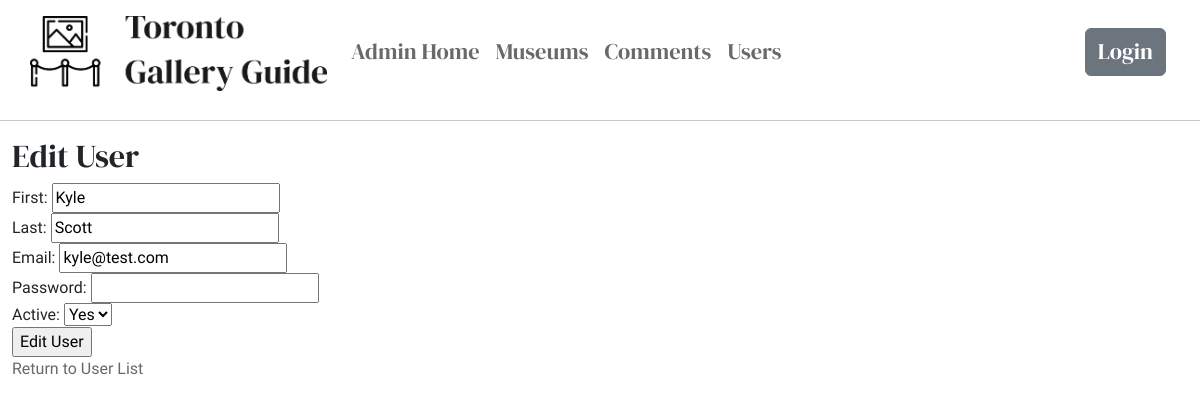
Screenshot of /admin/users_edit.php?id=3 (signed in) with the database file from the repository.
### tables this page shows
CREATE TABLE `users` (
  `id` int(10) UNSIGNED NOT NULL,
  `first` varchar(25) DEFAULT NULL,
  `last` varchar(25) DEFAULT NULL,
  `email` varchar(100) DEFAULT NULL,
  `password` varchar(100) DEFAULT NULL,
  `active` enum('Yes','No') NOT NULL DEFAULT 'Yes',
  `permission` tinyint(1) NOT NULL DEFAULT '0',
  `dateAdded` datetime NOT NULL DEFAULT CURRENT_TIMESTAMP ON UPDATE CURRENT_TIMESTAMP
);

### admin/users_edit.php (the view, shortened to what this page needs)
<?php
include( '../includes/database.php' );
if( isset( $_GET['id'] ) )
{
  $query = 'SELECT *
    FROM users
    WHERE id = '.$_GET['id'].'
    LIMIT 1';
  $result = mysqli_query( $connect, $query );
  $record = mysqli_fetch_assoc( $result );
}
include( '../includes/header.php' );
?>
<h2>Edit User</h2>
<form method="post">
  <label for="first">First:</label>
  <input type="text" name="first" id="first" value="<?php echo htmlentities( $record['first'] ); ?>">
  <br>
  <label for="last">Last:</label>
  <input type="text" name="last" id="last" value="<?php echo htmlentities( $record['last'] ); ?>">
  <br>
  <label for="email">Email:</label>
  <input type="email" name="email" id="email" value="<?php echo htmlentities( $record['email'] ); ?>">
  <br>
  <label for="password">Password:</label>
  <input type="password" name="password" id="password">
  <br>
  <label for="active">Active:</label>
  <?php
  $values = array( 'Yes', 'No' );
  echo '<select name="active" id="active">';
  foreach( $values as $key => $value )
  {
    echo '<option value="'.$value.'"';
    if( $value == $record['active'] ) echo ' selected="selected"';
    echo '>'.$value.'</option>';
  }
  echo '</select>';
  ?>
  <br>
  <input type="submit" value="Edit User">
</form>
<p><a href="users.php"><i class="fas fa-arrow-circle-left"></i> Return to User List</a></p>
<?php
include( '../includes/footer.php' );
?>

### admin/css/styles.css (style rules this page uses)
h1, h2, h3, h4, h5, h6 { font-family: "DM Serif Display", serif; }
body { font-family: "Quattrocento", serif; }
a:link, a:active, a:visited { text-decoration: none; color: #696969; }

### rows the page displays
users: first "Kyle", last "Scott", email "kyle@test.com", active "Yes"
